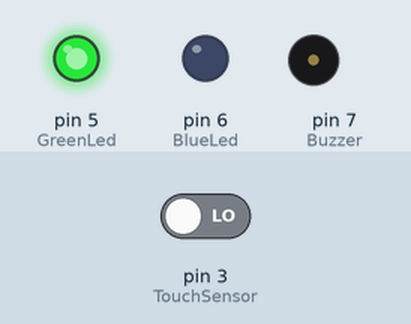
Simulated run of this sketch. Board: Arduino Uno, built with avr-gcc and run on an emulated ATmega328P. Shown: output pins drawn as LEDs (lit = HIGH), buzzer (waves = sounding, pin HIGH). Inputs (shaded band) come from the test bench; at power-on: pin 3 (TouchSensor) LOW.

Above: at 1.2 s.
1.3 s: pin 3 (TouchSensor) driven HIGH
At 2.1 s:
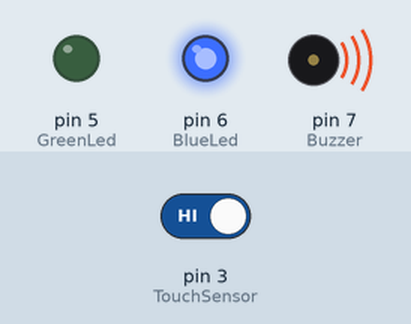
2.8 s: pin 3 (TouchSensor) driven LOW
At 3.2 s:
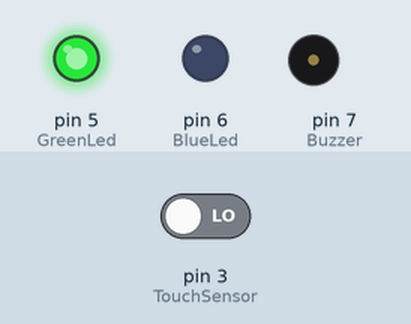
Timing chart, 0 to 5.8 s (numbered marks = the images above; inputs shaded):
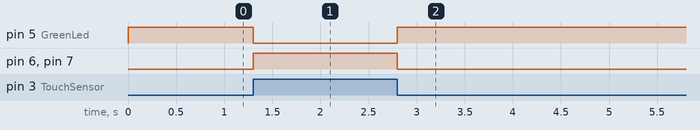

Measured:
- after the input at 1.3 s, pin 5 (GreenLed): HIGH → LOW at once; pin 6 (BlueLed), pin 7 (Buzzer): LOW → HIGH at once
- after the input at 2.8 s, pin 5 (GreenLed): LOW → HIGH at once; pin 6 (BlueLed), pin 7 (Buzzer): HIGH → LOW at once

The sketch:

SensorTactilProyecto.ino
```cpp
/*
Author: Danny van den brande, Arduinosensors.nl. BlueCore Tech.
In this example we use the KY-036 Touch sensor to turn on a led and buzzer.
 */
int GreenLed = 5;
int BlueLed = 6;
int Buzzer = 7;
int TouchSensor = 3;
int val;

void setup ()
{
pinMode (GreenLed, OUTPUT);
pinMode (BlueLed, OUTPUT);
pinMode (Buzzer, OUTPUT);
pinMode (TouchSensor, INPUT);
}
void loop ()
{
val = digitalRead (TouchSensor) ;
if (val == HIGH)
{
digitalWrite (BlueLed, HIGH);
digitalWrite (GreenLed, LOW);
digitalWrite (Buzzer, HIGH);
}
else
{
digitalWrite (BlueLed, LOW);
digitalWrite (GreenLed, HIGH);
digitalWrite (Buzzer, LOW);
}
}
```
